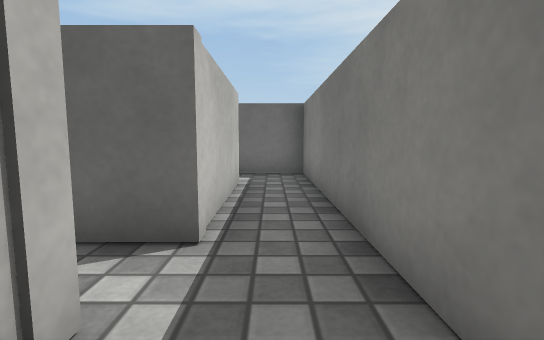
View 1 (above)

12 first-person views from a walk through a scene from a Unity 3-D project. The camera is 0.51 m above the floor, tilts 6° down and sees 85° across. The floor is counted in squares, 0.5 m on a side. Each view is taken from the middle of a square. On the plan, view 1 faces up. The plan holds only what a view shows up to about 12 squares ahead; the rest is blank. The player is left out. Surface patterns are stand-ins for the level's own textures.

View 2
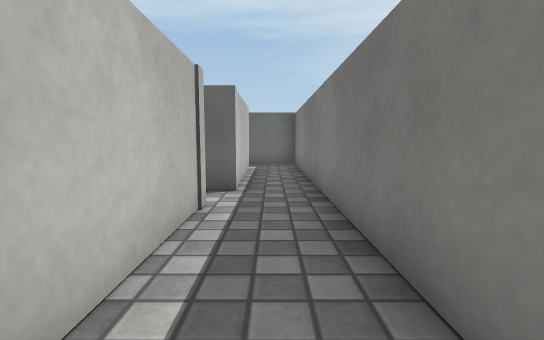

View 3
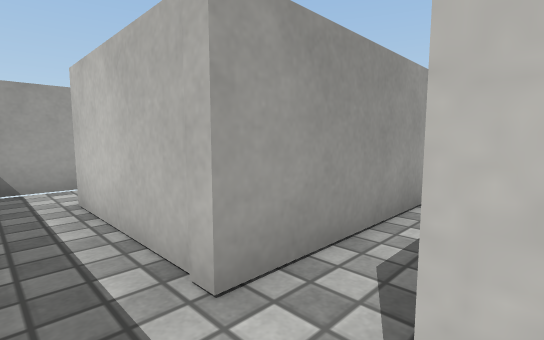

View 4
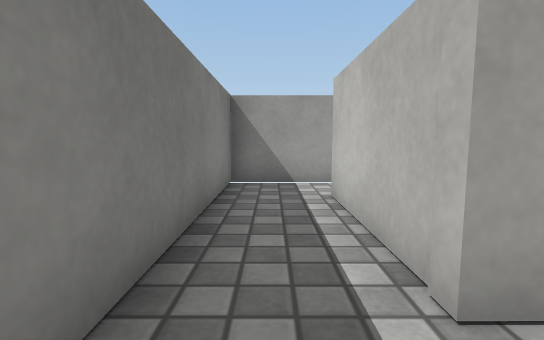

View 5
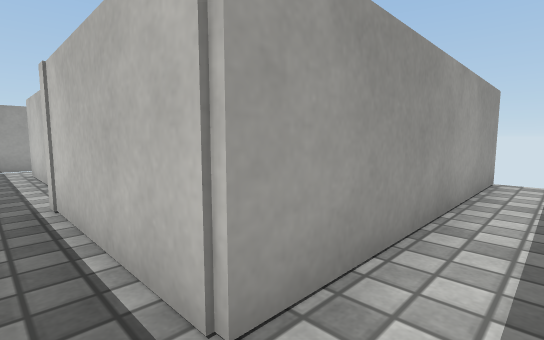

View 6
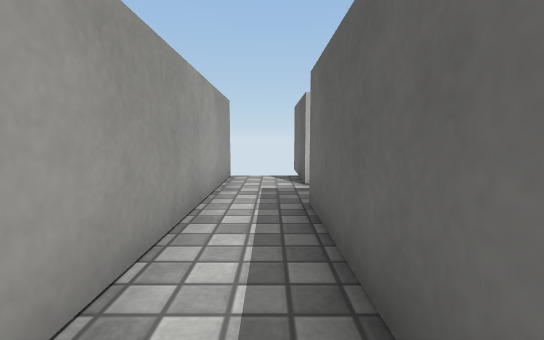

View 7
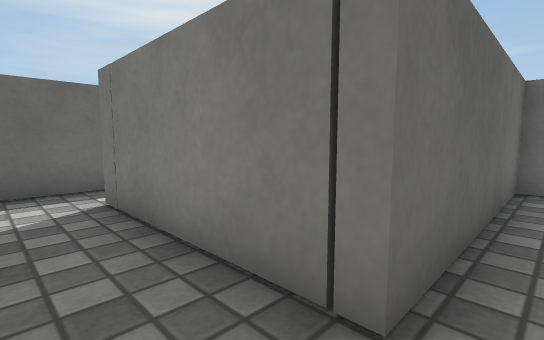

View 8
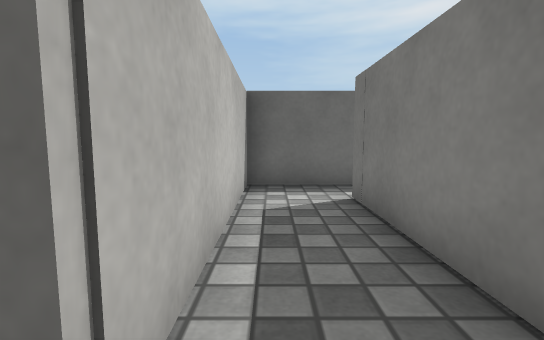

View 9
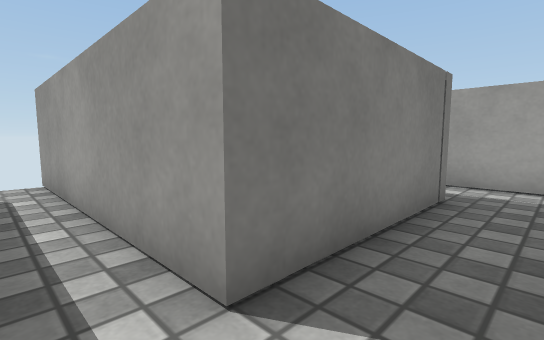

View 10
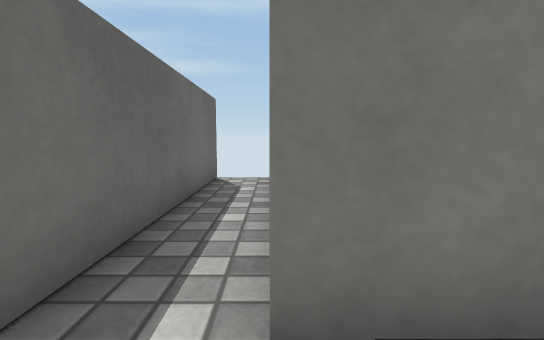

View 11
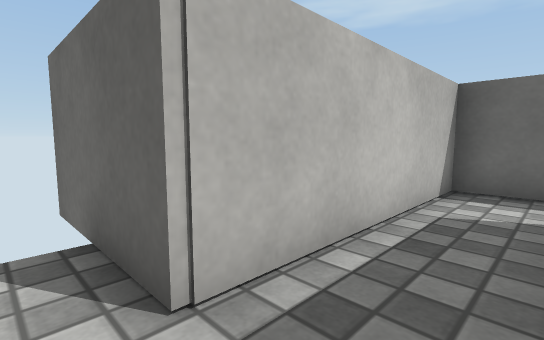

View 12
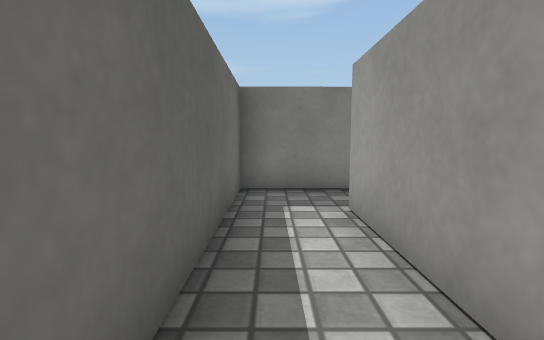

### Floor plan
Points are (right, up) in squares from view 1. A wall is a line through its corners. A room is listed if a view was taken in it or the views show most of it. See-through windows are left out.
Room 1 (views 1, 2)
walls: (-1.5, -3.9) (1, -3.9) (1, 1.5); (-1.1, 1.5) (-1, -2.2)
ways out: opening at (0, 1) to room 2
Room 2 (views 3, 4)
walls: (-0.7, 6.9) (-0.7, 2.8); (1, 1.5) (0.9, 7.6)
ways out: opening at (0, 1) to room 1; opening at (0, 8) to room 3; opening at (-1, 2)
Room 3 (views 5, 6, 7, 8, 9, 10, 11, 12)
walls: (-8.2, 6.9) (-0.7, 6.9); (0.9, 7.6) (0.9, 8.6) (-4.6, 8.6) (-4.6, 13) (1.9, 13); (1.8, 14.4) (-6.5, 14.4) (-6.5, 8.7) (-8.5, 8.7)
ways out: opening at (0, 8) to room 2

Positions as (right, up) in squares from view 1, and headings:
1: (0, 0), facing up
2: (0, -3), facing up
3: (0, 3), facing down-left
4: (0, 3), facing down
5: (0, 8), facing down-left
6: (0, 8), facing left
7: (-6, 8), facing up-right
8: (-6, 8), facing up
9: (-6, 14), facing down-right
10: (-6, 13), facing right
11: (-5, 8), facing up-left
12: (-5, 8), facing right
